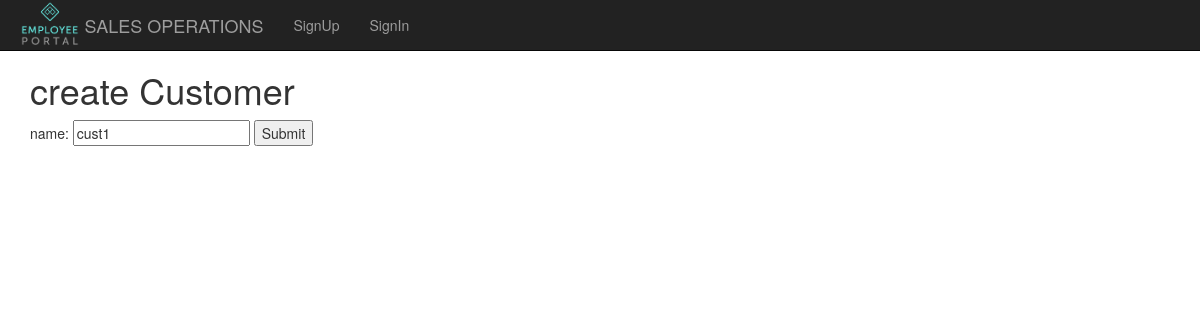
/customer/update/1/, run on an earlier commit of the app's database.
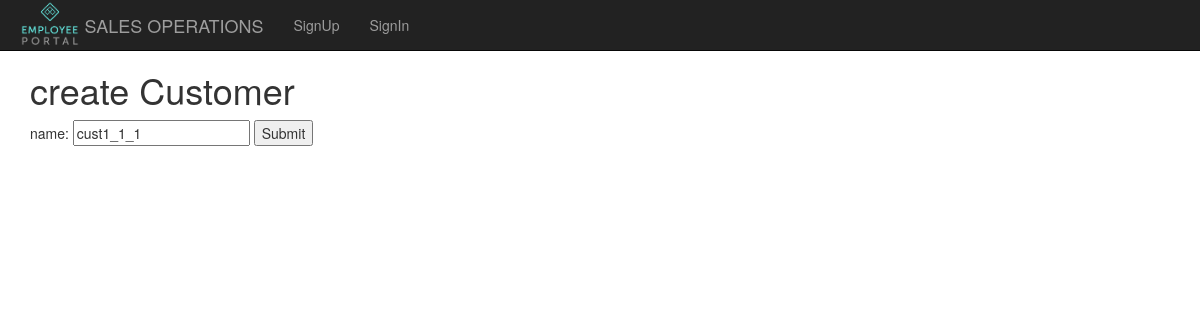
And on a later commit of the database.
### product/models.py (models this page shows, shortened)
class BaseAbstarctModel(models.Model):# Abstract model
    name=models.CharField(max_length=250, validators=[validate_name])
    created_at = models.DateTimeField(default=datetime.now())
    class Meta:
        abstract=True

class Customer(BaseAbstarctModel):
    pass

### product/views.py (the view)
# urls.py: path('customer/update/<int:cust_id>/', view_update_customer),
def view_update_customer(request, cust_id):
    cust_inst = Customer.objects.get(id=cust_id)
    if request.method == "POST":
        cust_inst.name=request.POST.get("name")
        cust_inst.save()
        cache.delete("customers")
        return redirect("/customers/")
    context = {"data": cust_inst}
    return render(request, "create_customer.html", context)

### product/templates/create_customer.html (shortened to what this page needs)
{% extends 'base.html' %}
{% block content%}
    <h1>create Customer</h1>
    <form method="post">
        name: <input type="text" name="name" value="{{ data.name }}">
        <input type="submit" value="Submit">
    </form>
{% endblock %}

What changed in the data, as far as the page shows it:
changed Customer: name "cust1" → "cust1_1_1"
